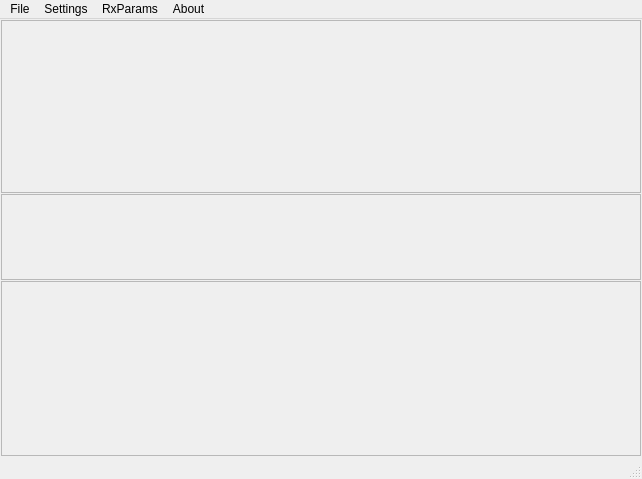
<?xml version="1.0" encoding="UTF-8"?>
<ui version="4.0">
 <class>LinPSK</class>
 <widget class="QMainWindow" name="LinPSK">
  <property name="geometry">
   <rect>
    <x>0</x>
    <y>0</y>
    <width>642</width>
    <height>479</height>
   </rect>
  </property>
  <property name="windowTitle">
   <string>MainWindow</string>
  </property>
  <property name="windowIcon">
   <iconset resource="../src/application.qrc">
    <normaloff>:/images/linpsk.png</normaloff>:/images/linpsk.png</iconset>
  </property>
  <widget class="QWidget" name="centralwidget">
   <layout class="QGridLayout" name="gridLayout">
    <property name="horizontalSpacing">
     <number>0</number>
    </property>
    <property name="verticalSpacing">
     <number>1</number>
    </property>
    <property name="margin">
     <number>1</number>
    </property>
    <item row="1" column="0">
     <widget class="CTxDisplay" name="TxDisplay">
      <property name="sizePolicy">
       <sizepolicy hsizetype="Preferred" vsizetype="Preferred">
        <horstretch>1</horstretch>
        <verstretch>1</verstretch>
       </sizepolicy>
      </property>
      <property name="minimumSize">
       <size>
        <width>0</width>
        <height>86</height>
       </size>
      </property>
      <property name="sizeIncrement">
       <size>
        <width>10</width>
        <height>10</height>
       </size>
      </property>
      <property name="frameShape">
       <enum>QFrame::StyledPanel</enum>
      </property>
      <property name="frameShadow">
       <enum>QFrame::Sunken</enum>
      </property>
     </widget>
    </item>
    <item row="2" column="0">
     <widget class="ControlPanel" name="Control">
      <property name="sizePolicy">
       <sizepolicy hsizetype="Preferred" vsizetype="Preferred">
        <horstretch>1</horstretch>
        <verstretch>2</verstretch>
       </sizepolicy>
      </property>
      <property name="minimumSize">
       <size>
        <width>0</width>
        <height>175</height>
       </size>
      </property>
      <property name="sizeIncrement">
       <size>
        <width>10</width>
        <height>15</height>
       </size>
      </property>
      <property name="frameShape">
       <enum>QFrame::StyledPanel</enum>
      </property>
      <property name="frameShadow">
       <enum>QFrame::Sunken</enum>
      </property>
     </widget>
    </item>
    <item row="0" column="0">
     <widget class="CRxDisplay" name="RxDisplay">
      <property name="sizePolicy">
       <sizepolicy hsizetype="Preferred" vsizetype="Preferred">
        <horstretch>1</horstretch>
        <verstretch>2</verstretch>
       </sizepolicy>
      </property>
      <property name="minimumSize">
       <size>
        <width>0</width>
        <height>170</height>
       </size>
      </property>
      <property name="sizeIncrement">
       <size>
        <width>10</width>
        <height>15</height>
       </size>
      </property>
      <property name="frameShape">
       <enum>QFrame::StyledPanel</enum>
      </property>
      <property name="frameShadow">
       <enum>QFrame::Sunken</enum>
      </property>
     </widget>
    </item>
   </layout>
  </widget>
  <widget class="QMenuBar" name="menubar">
   <property name="geometry">
    <rect>
     <x>0</x>
     <y>0</y>
     <width>642</width>
     <height>22</height>
    </rect>
   </property>
   <widget class="QMenu" name="menuFile">
    <property name="title">
     <string>File</string>
    </property>
    <addaction name="actionOpen_Demo_File"/>
    <addaction name="actionAdd_Rx_Window"/>
    <addaction name="separator"/>
    <addaction name="actionExit"/>
   </widget>
   <widget class="QMenu" name="menuSettings">
    <property name="title">
     <string>Settings</string>
    </property>
    <widget class="QMenu" name="menuMacro_configuration">
     <property name="title">
      <string>Macro configuration</string>
     </property>
     <addaction name="actionAdd_macro"/>
     <addaction name="actionEdit_macro"/>
     <addaction name="actionDelete_macro"/>
     <addaction name="actionRename_macro"/>
     <addaction name="separator"/>
     <addaction name="actionActivate_deactivate_Macro"/>
    </widget>
    <addaction name="actionGeneral_Settings"/>
    <addaction name="separator"/>
    <addaction name="menuMacro_configuration"/>
    <addaction name="separator"/>
    <addaction name="actionFont_settings"/>
    <addaction name="actionColor_settings"/>
    <addaction name="separator"/>
    <addaction name="actionSave_settings"/>
   </widget>
   <widget class="QMenu" name="menuRxParams">
    <property name="title">
     <string>RxParams</string>
    </property>
    <addaction name="actionChange_Rx_mode"/>
   </widget>
   <widget class="QMenu" name="menuAbout">
    <property name="title">
     <string>About</string>
    </property>
    <addaction name="actionAbout_Linpsk"/>
    <addaction name="actionAbout_Qt"/>
   </widget>
   <addaction name="menuFile"/>
   <addaction name="menuSettings"/>
   <addaction name="menuRxParams"/>
   <addaction name="menuAbout"/>
  </widget>
  <widget class="QStatusBar" name="statusbar"/>
  <action name="actionAbout_Linpsk">
   <property name="text">
    <string>About Linpsk</string>
   </property>
  </action>
  <action name="actionAbout_Qt">
   <property name="text">
    <string>About Qt</string>
   </property>
  </action>
  <action name="actionOpen_Demo_File">
   <property name="text">
    <string>Open Demo File</string>
   </property>
  </action>
  <action name="actionAdd_Rx_Window">
   <property name="text">
    <string>Add Rx Window</string>
   </property>
  </action>
  <action name="actionExit">
   <property name="text">
    <string>Exit</string>
   </property>
  </action>
  <action name="actionGeneral_Settings">
   <property name="text">
    <string>General Settings</string>
   </property>
  </action>
  <action name="actionAdd_macro">
   <property name="text">
    <string>Add macro</string>
   </property>
  </action>
  <action name="actionEdit_macro">
   <property name="text">
    <string>Edit macro</string>
   </property>
  </action>
  <action name="actionDelete_macro">
   <property name="text">
    <string>Delete macro</string>
   </property>
  </action>
  <action name="actionRename_macro">
   <property name="text">
    <string>Rename macro</string>
   </property>
  </action>
  <action name="actionFont_settings">
   <property name="enabled">
    <bool>false</bool>
   </property>
   <property name="text">
    <string>Font settings</string>
   </property>
  </action>
  <action name="actionColor_settings">
   <property name="text">
    <string>Color settings</string>
   </property>
  </action>
  <action name="actionSave_settings">
   <property name="text">
    <string>Save settings</string>
   </property>
  </action>
  <action name="actionChange_Rx_mode">
   <property name="text">
    <string>Change Rx mode</string>
   </property>
  </action>
  <action name="actionActivate_deactivate_Macro">
   <property name="text">
    <string>Activate/ deactivate Macro</string>
   </property>
  </action>
 </widget>
 <customwidgets>
  <customwidget>
   <class>CRxDisplay</class>
   <extends>QFrame</extends>
   <header>crxdisplay.h</header>
   <container>1</container>
   <slots>
    <signal>startPlotting(double*,bool)</signal>
    <signal>new_IMD(float)</signal>
    <signal>newActiveChannel()</signal>
    <signal>record(bool)</signal>
    <signal>setQsoData(QsoData,QString)</signal>
    <slot>setFrequency(double)</slot>
   </slots>
  </customwidget>
  <customwidget>
   <class>CTxDisplay</class>
   <extends>QFrame</extends>
   <header>ctxdisplay.h</header>
   <container>1</container>
   <slots>
    <signal>startRx()</signal>
    <signal>startTx()</signal>
    <signal>abortTx()</signal>
   </slots>
  </customwidget>
  <customwidget>
   <class>ControlPanel</class>
   <extends>QFrame</extends>
   <header>controlpanel.h</header>
   <container>1</container>
   <slots>
    <signal>FrequencyChanged(double)</signal>
    <signal>executeMacro(int)</signal>
    <slot>startPlot(double*,bool)</slot>
    <slot>setQsoData(QsoData,QString)</slot>
   </slots>
  </customwidget>
 </customwidgets>
 <resources>
  <include location="../src/application.qrc"/>
  <include location="../src/application.qrc"/>
 </resources>
 <connections>
  <connection>
   <sender>actionOpen_Demo_File</sender>
   <signal>triggered()</signal>
   <receiver>LinPSK</receiver>
   <slot>fileOpen()</slot>
   <hints>
    <hint type="sourcelabel">
     <x>-1</x>
     <y>-1</y>
    </hint>
    <hint type="destinationlabel">
     <x>399</x>
     <y>299</y>
    </hint>
   </hints>
  </connection>
  <connection>
   <sender>actionAdd_Rx_Window</sender>
   <signal>triggered()</signal>
   <receiver>LinPSK</receiver>
   <slot>addRxWindow()</slot>
   <hints>
    <hint type="sourcelabel">
     <x>-1</x>
     <y>-1</y>
    </hint>
    <hint type="destinationlabel">
     <x>399</x>
     <y>299</y>
    </hint>
   </hints>
  </connection>
  <connection>
   <sender>actionExit</sender>
   <signal>triggered()</signal>
   <receiver>LinPSK</receiver>
   <slot>Exit()</slot>
   <hints>
    <hint type="sourcelabel">
     <x>-1</x>
     <y>-1</y>
    </hint>
    <hint type="destinationlabel">
     <x>399</x>
     <y>299</y>
    </hint>
   </hints>
  </connection>
  <connection>
   <sender>actionGeneral_Settings</sender>
   <signal>triggered()</signal>
   <receiver>LinPSK</receiver>
   <slot>generalSettings()</slot>
   <hints>
    <hint type="sourcelabel">
     <x>-1</x>
     <y>-1</y>
    </hint>
    <hint type="destinationlabel">
     <x>399</x>
     <y>299</y>
    </hint>
   </hints>
  </connection>
  <connection>
   <sender>actionAdd_macro</sender>
   <signal>triggered()</signal>
   <receiver>LinPSK</receiver>
   <slot>addMacro()</slot>
   <hints>
    <hint type="sourcelabel">
     <x>-1</x>
     <y>-1</y>
    </hint>
    <hint type="destinationlabel">
     <x>399</x>
     <y>299</y>
    </hint>
   </hints>
  </connection>
  <connection>
   <sender>actionEdit_macro</sender>
   <signal>triggered()</signal>
   <receiver>LinPSK</receiver>
   <slot>editMacro()</slot>
   <hints>
    <hint type="sourcelabel">
     <x>-1</x>
     <y>-1</y>
    </hint>
    <hint type="destinationlabel">
     <x>399</x>
     <y>299</y>
    </hint>
   </hints>
  </connection>
  <connection>
   <sender>actionDelete_macro</sender>
   <signal>triggered()</signal>
   <receiver>LinPSK</receiver>
   <slot>deleteMacro()</slot>
   <hints>
    <hint type="sourcelabel">
     <x>-1</x>
     <y>-1</y>
    </hint>
    <hint type="destinationlabel">
     <x>399</x>
     <y>299</y>
    </hint>
   </hints>
  </connection>
  <connection>
   <sender>actionRename_macro</sender>
   <signal>triggered()</signal>
   <receiver>LinPSK</receiver>
   <slot>renameMacro()</slot>
   <hints>
    <hint type="sourcelabel">
     <x>-1</x>
     <y>-1</y>
    </hint>
    <hint type="destinationlabel">
     <x>399</x>
     <y>299</y>
    </hint>
   </hints>
  </connection>
  <connection>
   <sender>actionFont_settings</sender>
   <signal>triggered()</signal>
   <receiver>LinPSK</receiver>
   <slot>FontSetup()</slot>
   <hints>
    <hint type="sourcelabel">
     <x>-1</x>
     <y>-1</y>
    </hint>
    <hint type="destinationlabel">
     <x>399</x>
     <y>299</y>
    </hint>
   </hints>
  </connection>
  <connection>
   <sender>actionColor_settings</sender>
   <signal>triggered()</signal>
   <receiver>LinPSK</receiver>
   <slot>chooseColor()</slot>
   <hints>
    <hint type="sourcelabel">
     <x>-1</x>
     <y>-1</y>
    </hint>
    <hint type="destinationlabel">
     <x>399</x>
     <y>299</y>
    </hint>
   </hints>
  </connection>
  <connection>
   <sender>actionSave_settings</sender>
   <signal>triggered()</signal>
   <receiver>LinPSK</receiver>
   <slot>saveSettings()</slot>
   <hints>
    <hint type="sourcelabel">
     <x>-1</x>
     <y>-1</y>
    </hint>
    <hint type="destinationlabel">
     <x>399</x>
     <y>299</y>
    </hint>
   </hints>
  </connection>
  <connection>
   <sender>actionChange_Rx_mode</sender>
   <signal>triggered()</signal>
   <receiver>LinPSK</receiver>
   <slot>setRxMode()</slot>
   <hints>
    <hint type="sourcelabel">
     <x>-1</x>
     <y>-1</y>
    </hint>
    <hint type="destinationlabel">
     <x>399</x>
     <y>299</y>
    </hint>
   </hints>
  </connection>
  <connection>
   <sender>actionAbout_Linpsk</sender>
   <signal>triggered()</signal>
   <receiver>LinPSK</receiver>
   <slot>helpAbout()</slot>
   <hints>
    <hint type="sourcelabel">
     <x>-1</x>
     <y>-1</y>
    </hint>
    <hint type="destinationlabel">
     <x>399</x>
     <y>299</y>
    </hint>
   </hints>
  </connection>
  <connection>
   <sender>actionAbout_Qt</sender>
   <signal>triggered()</signal>
   <receiver>LinPSK</receiver>
   <slot>helpAboutQt()</slot>
   <hints>
    <hint type="sourcelabel">
     <x>-1</x>
     <y>-1</y>
    </hint>
    <hint type="destinationlabel">
     <x>399</x>
     <y>299</y>
    </hint>
   </hints>
  </connection>
  <connection>
   <sender>RxDisplay</sender>
   <signal>startPlotting(double*,bool)</signal>
   <receiver>Control</receiver>
   <slot>startPlot(double*,bool)</slot>
   <hints>
    <hint type="sourcelabel">
     <x>404</x>
     <y>154</y>
    </hint>
    <hint type="destinationlabel">
     <x>405</x>
     <y>455</y>
    </hint>
   </hints>
  </connection>
  <connection>
   <sender>RxDisplay</sender>
   <signal>new_IMD(float)</signal>
   <receiver>LinPSK</receiver>
   <slot>setIMD(float)</slot>
   <hints>
    <hint type="sourcelabel">
     <x>404</x>
     <y>154</y>
    </hint>
    <hint type="destinationlabel">
     <x>404</x>
     <y>341</y>
    </hint>
   </hints>
  </connection>
  <connection>
   <sender>Control</sender>
   <signal>executeMacro(int)</signal>
   <receiver>LinPSK</receiver>
   <slot>executeMacro(int)</slot>
   <hints>
    <hint type="sourcelabel">
     <x>405</x>
     <y>455</y>
    </hint>
    <hint type="destinationlabel">
     <x>404</x>
     <y>341</y>
    </hint>
   </hints>
  </connection>
  <connection>
   <sender>RxDisplay</sender>
   <signal>newActiveChannel()</signal>
   <receiver>LinPSK</receiver>
   <slot>setChannelParams()</slot>
   <hints>
    <hint type="sourcelabel">
     <x>404</x>
     <y>154</y>
    </hint>
    <hint type="destinationlabel">
     <x>404</x>
     <y>341</y>
    </hint>
   </hints>
  </connection>
  <connection>
   <sender>RxDisplay</sender>
   <signal>setQsoData(QsoData,QString)</signal>
   <receiver>Control</receiver>
   <slot>setQsoData(QsoData,QString)</slot>
   <hints>
    <hint type="sourcelabel">
     <x>404</x>
     <y>154</y>
    </hint>
    <hint type="destinationlabel">
     <x>405</x>
     <y>455</y>
    </hint>
   </hints>
  </connection>
  <connection>
   <sender>TxDisplay</sender>
   <signal>startRx()</signal>
   <receiver>LinPSK</receiver>
   <slot>startRx()</slot>
   <hints>
    <hint type="sourcelabel">
     <x>405</x>
     <y>279</y>
    </hint>
    <hint type="destinationlabel">
     <x>404</x>
     <y>341</y>
    </hint>
   </hints>
  </connection>
  <connection>
   <sender>TxDisplay</sender>
   <signal>startTx()</signal>
   <receiver>LinPSK</receiver>
   <slot>startTx()</slot>
   <hints>
    <hint type="sourcelabel">
     <x>405</x>
     <y>279</y>
    </hint>
    <hint type="destinationlabel">
     <x>404</x>
     <y>341</y>
    </hint>
   </hints>
  </connection>
  <connection>
   <sender>actionActivate_deactivate_Macro</sender>
   <signal>triggered()</signal>
   <receiver>LinPSK</receiver>
   <slot>actdeactMacros()</slot>
   <hints>
    <hint type="sourcelabel">
     <x>-1</x>
     <y>-1</y>
    </hint>
    <hint type="destinationlabel">
     <x>320</x>
     <y>239</y>
    </hint>
   </hints>
  </connection>
  <connection>
   <sender>TxDisplay</sender>
   <signal>abortTx()</signal>
   <receiver>LinPSK</receiver>
   <slot>stopTx()</slot>
   <hints>
    <hint type="sourcelabel">
     <x>320</x>
     <y>236</y>
    </hint>
    <hint type="destinationlabel">
     <x>320</x>
     <y>239</y>
    </hint>
   </hints>
  </connection>
 </connections>
 <slots>
  <slot>fileOpen()</slot>
  <slot>addRxWindow()</slot>
  <slot>Exit()</slot>
  <slot>generalSettings()</slot>
  <slot>addMacro()</slot>
  <slot>editMacro()</slot>
  <slot>deleteMacro()</slot>
  <slot>renameMacro()</slot>
  <slot>FontSetup()</slot>
  <slot>chooseColor()</slot>
  <slot>saveSettings()</slot>
  <slot>setRxMode()</slot>
  <slot>helpAbout()</slot>
  <slot>helpAboutQt()</slot>
  <slot>setIMD(float)</slot>
  <slot>executeMacro(int)</slot>
  <slot>setChannelParams()</slot>
  <slot>recording(bool)</slot>
  <slot>startRx()</slot>
  <slot>startTx()</slot>
  <slot>actdeactMacros()</slot>
  <slot>stopTx()</slot>
 </slots>
</ui>
